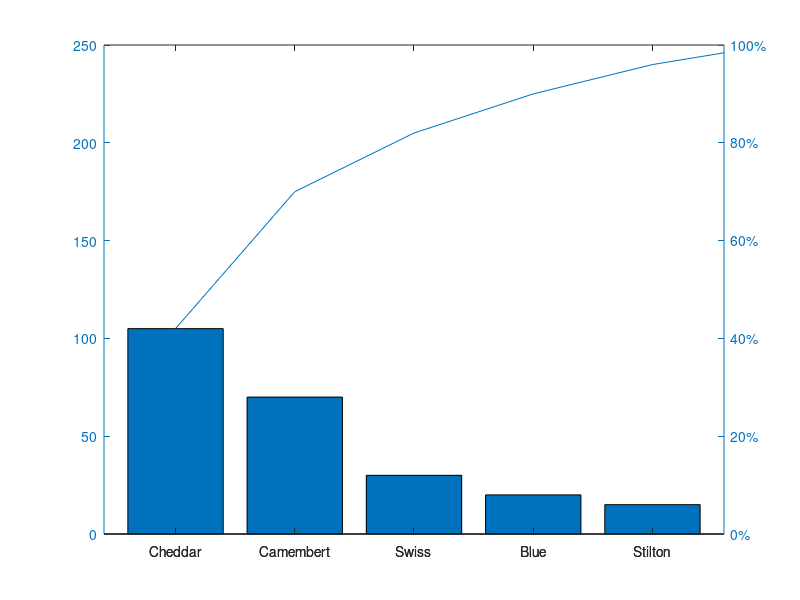
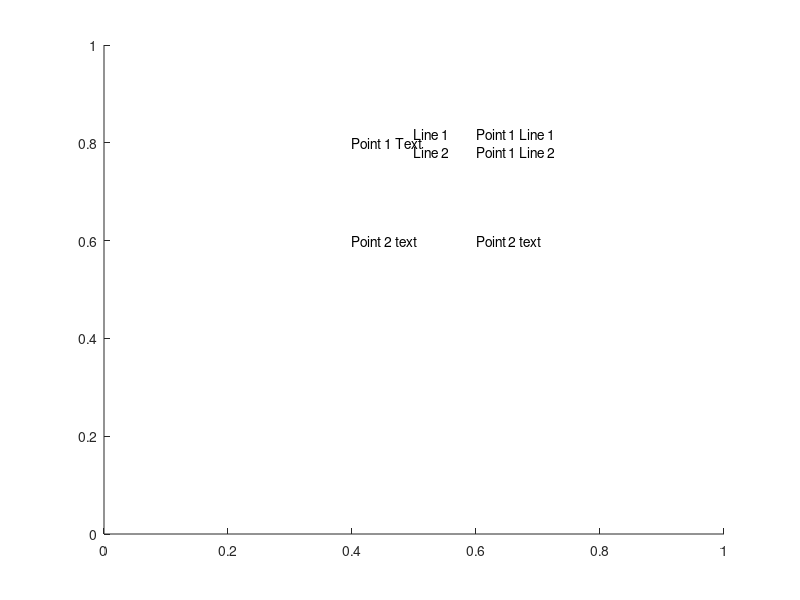

Source code (MATLAB) for these figures, in order: (Note: this script raises an error after producing the figures.)
%Cell Array Operations
clear all; close all; clc;
ca1=char({"red", "green", "", "blue"})
ca2=char([97, 98, 99], "", {"98", "99", 100}, "str1", ["ha", "lf"])
ca3=strcat({"abc","ghi"},{"def","jkl"})
ca4=strncmp("abce", {"abcd", "bca", "abc"}, 3)
ca5=strfind({"abababa", "bebebe", "ab"}, "aba")
ca6=strjoin({'Octave','Scilab','Lush','Yorick'}, '*')
ca7=strsplit("a b c")
ca8=strsplit("a,b,c", ",")
ca9=strsplit("a foo b,bar c", {" ", ",", "foo", "bar"})
ca10=strsplit ("a,,b, c", {",", " "}, "collapsedelimiters", false)
ca11=ostrsplit ("a,b,c", ",")
ca12=ostrsplit (["a,b" ; "cde"], ",")
s = { "ab"; "cd " };
strcat(s, s, s)
%Structure Arrays
x(1).a = "string1";
x(2).a = "string2";
x(1).b = 1;
x(2).b = 2;
ca13=x
ca14=x(1)
ca15=x.a
[x.a] = deal ("new string1", "new string2");
x(1).a
x(2).a
x(3:4) = x(1:2);
[x([1,3]).a] = deal("other string1", "other string2");
x.a
size(x)
in = struct("call1", {x, Inf, "last"},"call2", {x, Inf, "first"})
in(1) = [];
in.call1
%%%%%%%%%%%%%%%%%%%%%%%%
%a = "field2";
%x.a = 1;
%x.(a) = 2;
%x
%a = "long field with spaces (and funny char$)";
%x.a = 1;
%x.(a) = 2;
%x
%%%%%%%%%%%%%%%%%%%%%%%%
printf ("%s", program_name ());
arg_list = argv();
for i = 1:nargin
  printf(" %s", arg_list{i});
endfor
printf("\n");
%%%%%%%%%%%%%%%%%%%%%%%%

names = ["Bill"; "Mary"; "John"];
ages  = [37; 26; 31];
for i = 1:rows(names)
  database.(names(i,:)) = ages(i);
endfor
database
%%%%%%%%%%%%%%%%%%%%%%%%%
struct("field1", 1, "field2", 2)
s = struct("field1", {1, "one"}, "field2", {2, "two"},"field3", 3);
s.field1
s.field2
s.field3
struct("field1", {{1, "one"}}, "field2", 2)
%%%%%%%%%%%%%%%%%%%%%%%%%%
s = struct("d", 4, "b", 2, "a", 1, "c", 3);
t1 = orderfields(s)
t = struct ("d", {}, "c", {}, "b", {}, "a", {});
t2 = orderfields (s, t)
t3 = orderfields (s, [3, 2, 4, 1])
[t4, p] = orderfields (s, {"d", "c", "b", "a"})
%%%%%%%%%%%%%%%%%%%%%%%%%%
s = struct("name", {"Peter", "Hannah", "Robert"},"age", {23, 16, 3});
c = struct2cell(s)
c(1,1,:)(:)
c(2,1,:)(:)
%%%%%%%%%%%%%%%%%%%%%%%%%%
%s.Name = "Peter";
%s.Height = 185;
%s.Age = 42;
#c = namedargs2cell(s)
%%%%%%%%%%%%%%%%%%%%%%%%%%
idx = substruct ("()", {3, ":"})
x = [1, 2, 3;
     4, 5, 6;
     7, 8, 9];
subsref(x, idx)
%%%%%%%%%%%%%%%%%%%%%%%%%%
c = {"a string", rand(2, 2)};
c{1}
c{1:2}
c{3} = 3
%%%%%%%%%%%%%%%%%%%%%%%%%%
c = {1, 2, {31, 32}};
celldisp(c, "b")
iscell(c)
iscell(3)
%%%%%%%%%%%%%%%%%%%%%%%%%%
c = cell(2,2)
c1 = cell(3, 4, 5);
c2 = cell([3, 4, 5]);
size(c1)
%%%%%%%%%%%%%%%%%%%%%%%%%%
x = [1,2;3,4]
## each element of A becomes a 1x1 element of C
num2cell(x)
## all rows (dim 1) of A appear in each element of C
num2cell(x,1)
## all columns (dim 2) of A appear in each element of C
num2cell(x,2)
## all rows and cols appear in each element of C## (hence, only 1 output)
num2cell(x,[1, 2])
%%%%%%%%%%%%%%%%%%%%%%%%%%
x = reshape(1:12, [3, 4])'
## The 4 rows (dim1) are divided in to two cell elements
## with 2 rows each.
## The 3 cols (dim2) are divided in to three cell elements
## with 1 col each.
mat2cell(x, [2,2], [1,1,1])
## The 4 rows (dim1) are divided in to two cell elements
## with a 3/1 split.
## All columns appear in each output element.
mat2cell (x, [3,1])
%%%%%%%%%%%%%%%%%%%%%%%%%%%
c = {"1", "2", "3"; "x", "y", "z"; "4", "5", "6"};
c{2,3}
c(2,3)
c(:, [1, 3]) = {0}
c = {1, 2, 3; 4, 5, 6};
c([1, 2], :) = c([2, 1], :)
[c{[1,2], :}] = deal(c{[2, 1], :})
x = {"1", "2"; "3", "4"};
x(1, :) = []
x = {"1", "2"; "3", "4"};
x(1, :) = {[]}
%%%%%%%%%%%%%%%%%%%%%%%%%%%
a = ["hello"; "world"];
c = cellstr(a)
c = {"hello", "world"};
strcmp ("hello", c)
%%%%%%%%%%%%%%%%%%%%%%%%%%%
A = cell2struct({"Peter", "Hannah", "Robert";185, 170, 168},{"Name","Height"}, 1);
A(1)
a = {1, [2, 3], 4, 5, 6};
b = [a{1:4}]
a = {1, rand(2, 2), "three"};
b = { a{ [1, 3] } }
%%%%%%%%%%%%%%%%%%%%%%%%%%%
c = {"GNU", "Octave", "is", "Free", "Software"};
printf("%s ", c{1}, c{2}, c{3}, c{4}, c{5});
printf("%s ", c{:});
%%%%%%%%%%%%%%%%%%%%%%%%%%%
in={};
in{1} = [10, 20, 30];
in{2} = inf;
in{3} = "last";
in{4} = "first";
out = cell (4, 1);
[out{1:3}] = in{1 : 3};
[out{4:6}] = in{[1, 2, 4]}
%%%%%%%%%%%%%%%%%%%%%%%%%%%
x = ceil(randn (10, 1));
in = struct("call1", {x, 3, "last"},"call2", {x, inf, "first"});
out = struct("call1", cell (2, 1), "call2", cell (2, 1));
[out.call1] = find(in.call1);
[out.call2] = find(in.call2);
%%%%%%%%%%%%%%%%%%%%%%%%%%%
C = {[1], [2 3 4]; [5; 9], [6 7 8; 10 11 12]};
cell2mat(C)
%%%%%%%%%%%%%%%%%%%%%%%%%%%
for i = {1,"two";"three",4}
 i
endfor
%%%%%%%%%%%%%%%%%%%%%%%%%%%%
function varargout = one_to_n()
for i = 1:nargout
  varargout{i} = i;
  endfor
endfunction
%%%%%%%%%%%%%%%%%%%%%%%%%%%%
function print_arguments(varargin)
  for i = 1:length(varargin)
   printf ("Input argument %d: ", i);
  disp(varargin{i});
endfor
endfunction
%%%%%%%%%%%%%%%%%%%%%%%%%%%%
%xlabel ('{\bf H} = a {\bf V}')
%%%%%%%%%%%%%%%%%%%%%%%%%%%%%
##y = resize(x, dv)
##%is equivalent to the following code:
##y = zeros(dv, class (x));
##sz = min(dv, size (x));
##for i = 1:length(sz)
##  idx{i} = 1:sz(i);
##endfor
##y(idx{:}) = x(idx{:});
%%%%%%%%%%%%%%%%%%%%%%%%%%
cellfun("atan2", {1, 0}, {0, 1})
%%%%%%%%%%%%%%%%%%%%%%%%%%
function [a, b] = twoouts(x)
  a = x;
  b = x*x;
endfunction
[aa, bb] = cellfun(@twoouts,{1, 2, 3})
%%%%%%%%%%%%%%%%%%%%%%%%%%
function y = f (x)
  y.re = real (x);
  y.im = imag (x);
endfunction
f(rand(2) + rand(2) * I)
%%%%%%%%%%%%%%%%%%%%%%%%%%
%[ x.u, x.s(2:3,2:3), x.v ] = svd([1, 2; 3, 4]);
%%%%%%%%%%%%%%%%%%%%%%%%%%
cellfun("tolower", {"Foo", "Bar", "FooBar"},"UniformOutput", false)
%%%%%%%%%%%%%%%%%%%%%%%%%%
a = zeros (1000); # create a 1000x1000 matrix
b = a(:,10:100);  # lazy slice
a = []; # the original "a" array is still allocated
c{1} = b; # b is reallocated at this point
%%%%%%%%%%%%%%%%%%%%%%%%%%
Cheese = {"Cheddar", "Swiss", "Camembert", ...
"Munster", "Stilton", "Blue"};
Sold = [105, 30, 70, 10, 15, 20];
pareto(Sold, Cheese);
%%%%%%%%%%%%%%%%%%%%%%%%%%
figure
text (0.5, 0.8, {"Line 1", "Line 2"})
text ([0.4, 0.4], [0.8, 0.6], {"Point 1 Text", "Point 2 text"})
text ([0.6, 0.6], [0.8, 0.6], {{"Point 1 Line 1", "Point 1 Line 2"},"Point 2 text"})
%%%%%%%%%%%%%%%%%%%%%%%%%%
gtext({"I clicked here"; "and there"})
gtext({"I clicked", "here"; "and", "there"})
%%%%%%%%%%%%%%%%%%%%%%%%%%
my_options = {"An item", "another", "yet another"};
[sel, ok] = listdlg("ListString", my_options,"SelectionMode", "Multiple");
if(ok == 1)
disp("You selected:");
for i = 1:numel(sel)
  disp(sprintf ("\t%s", my_options{sel(i)}));
endfor
else
disp("You cancelled.");
endif
%%%%%%%%%%%%%%%%%%%%%%%%%%%
prompt = {"Width", "Height", "Depth"};
defaults = {"1.10", "2.20", "3.30"};
rowscols = [1,10; 2,20; 3,30];
dims = inputdlg (prompt, "Enter Box Dimensions", ...
rowscols, defaults);
%%%%%%%%%%%%%%%%%%%%%%%%%%%
gmtime(time ())
[info, err, msg] = stat("/vmlinuz")
uname()
%%%%%%%%%%%%%%%%%%%%%%%%%%%
arrayfun (@(x,y) x:y, "abc", "def", "UniformOutput", false)
[A, B, C] = arrayfun (@find, [10; 0], "UniformOutput", false)
%%%%%%%%%%%%%%%%%%%%%%%%%%%%
[b1, b2, b3] = celldemo({1, [1, 2], "test"})
